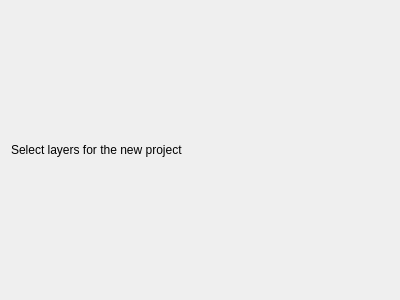
<?xml version="1.0" encoding="UTF-8"?>
<ui version="4.0">
 <class>WizardPage</class>
 <widget class="QWizardPage" name="WizardPage">
  <property name="geometry">
   <rect>
    <x>0</x>
    <y>0</y>
    <width>400</width>
    <height>300</height>
   </rect>
  </property>
  <property name="windowTitle">
   <string>WizardPage</string>
  </property>
  <layout class="QGridLayout" name="gridLayout">
   <item row="0" column="0">
    <layout class="QVBoxLayout" name="verticalLayout">
     <property name="bottomMargin">
      <number>0</number>
     </property>
     <item>
      <widget class="QLabel" name="label_2">
       <property name="text">
        <string>Select layers for the new project</string>
       </property>
      </widget>
     </item>
     <item>
      <layout class="QVBoxLayout" name="layer_tree_lout"/>
     </item>
    </layout>
   </item>
  </layout>
 </widget>
 <resources/>
 <connections/>
</ui>
